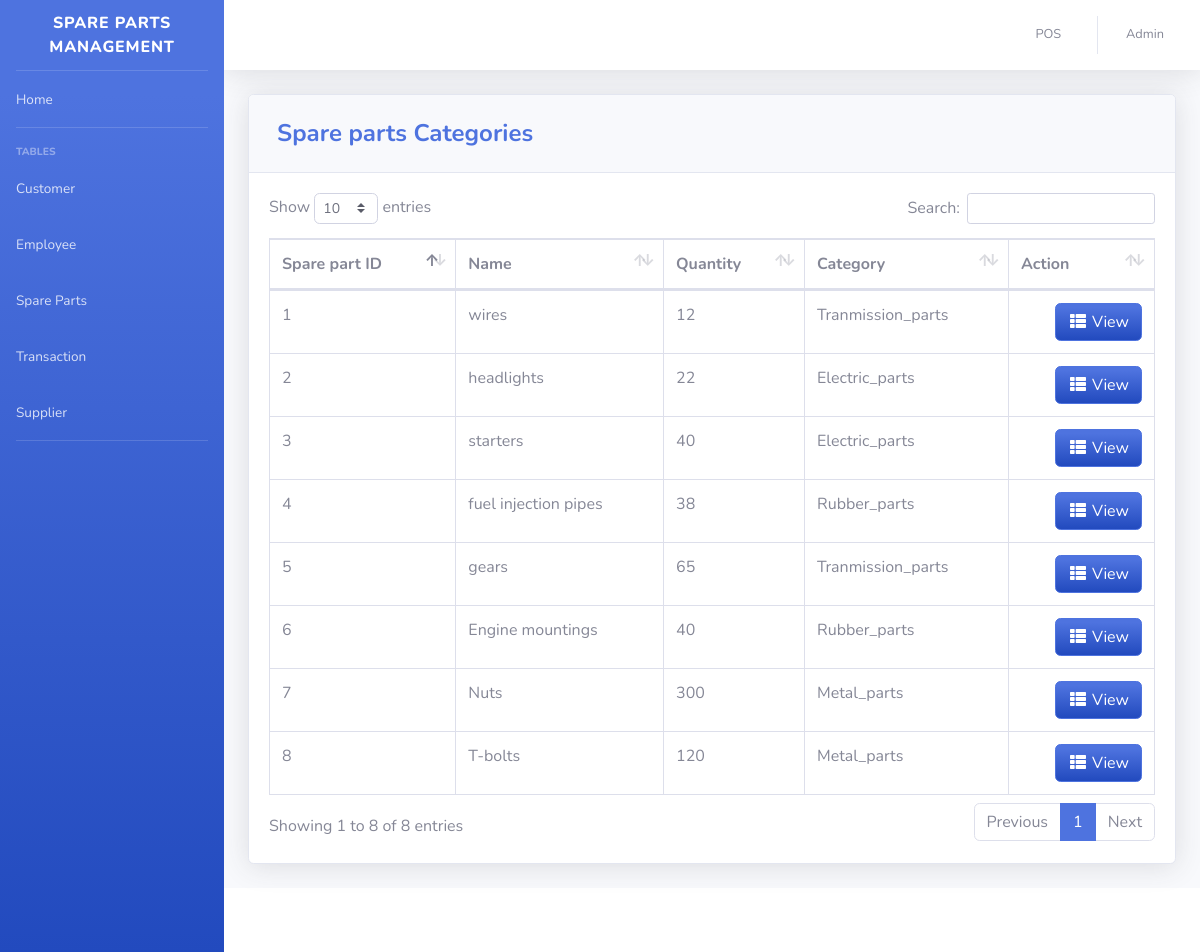
The app's page /pages/spare_parts_category.php (signed in) with its own data.
### tables this page shows
CREATE TABLE `product` (
  `PRODUCT_ID` int(11) NOT NULL,
  `PRODUCT_CODE` varchar(20) NOT NULL,
  `NAME` varchar(50) DEFAULT NULL,
  `DESCRIPTION` varchar(250) NOT NULL,
  `QTY_STOCK` int(50) DEFAULT NULL,
  `ON_HAND` int(250) NOT NULL,
  `PRICE` int(50) DEFAULT NULL,
  `CATEGORY_ID` int(11) DEFAULT NULL,
  `SUPPLIER_ID` int(11) DEFAULT NULL,
  `DATE_STOCK_IN` varchar(50) NOT NULL
);

CREATE TABLE `category` (
  `CATEGORY_ID` int(11) NOT NULL,
  `CNAME` varchar(50) DEFAULT NULL
);

### pages/spare_parts_category.php (the view, shortened to what this page needs)
<?php
include'../includes/connection.php';
include'../includes/sidebar.php';
?>
            <div class="card shadow mb-4">
            <div class="card-header py-3">
              <h4 class="m-2 font-weight-bold text-primary">Spare parts Categories</h4>
            </div>
            <div class="card-body">
              <div class="table-responsive">
                <table class="table table-bordered" id="dataTable" width="100%" cellspacing="0">
               <thead>
                   <tr>
                     <th>Spare part ID</th>
                     <th>Name</th>
                     <th>Quantity</th>
                    <th>Category</th>
                     <th>Action</th>
                   </tr>
               </thead>
          <tbody>
<?php
    $query = 'SELECT PRODUCT_ID, PRODUCT_CODE, NAME, COUNT(`QTY_STOCK`) AS "QTY_STOCK", COUNT(`ON_HAND`) AS "ON_HAND", CNAME, DATE_STOCK_IN FROM product p join category c on p.CATEGORY_ID=c.CATEGORY_ID GROUP BY PRODUCT_CODE';
        $result = mysqli_query($db, $query) or die (mysqli_error($db));
            while ($row = mysqli_fetch_assoc($result)) {
                echo '<tr>';
                echo '<td>'. $row['PRODUCT_CODE'].'</td>';
                echo '<td>'. $row['NAME'].'</td>';
                echo '<td>'. $row['QTY_STOCK'].'</td>';
                echo '<td>'. $row['CNAME'].'</td>';
					  echo '<td align="right">
                              <a type="button" class="btn btn-primary bg-gradient-primary" href="inv_searchfrm.php?action=edit & id='.$row['PRODUCT_CODE'] . '"><i class="fas fa-fw fa-th-list"></i> View</a>
                          </div> </td>';
                echo '</tr> ';
                        }
?>
<?php
include'../includes/footer.php';
?>

### records on screen
product: PRODUCT_CODE "1", NAME "wires", QTY_STOCK "12", CATEGORY_ID.CNAME "Tranmission_parts"
product: PRODUCT_CODE "2", NAME "headlights", QTY_STOCK "22", CATEGORY_ID.CNAME "Electric_parts"
product: PRODUCT_CODE "3", NAME "starters", QTY_STOCK "40", CATEGORY_ID.CNAME "Electric_parts"
product: PRODUCT_CODE "4", NAME "fuel injection pipes", QTY_STOCK "38", CATEGORY_ID.CNAME "Rubber_parts"
product: PRODUCT_CODE "5", NAME "gears", QTY_STOCK "65", CATEGORY_ID.CNAME "Tranmission_parts"
product: PRODUCT_CODE "6", NAME "Engine mountings", QTY_STOCK "40", CATEGORY_ID.CNAME "Rubber_parts"
product: PRODUCT_CODE "7", NAME "Nuts", QTY_STOCK "300", CATEGORY_ID.CNAME "Metal_parts"
product: PRODUCT_CODE "8", NAME "T-bolts", QTY_STOCK "120", CATEGORY_ID.CNAME "Metal_parts"

### other values on screen
$_SESSION['FIRST_NAME'] "Admin"
